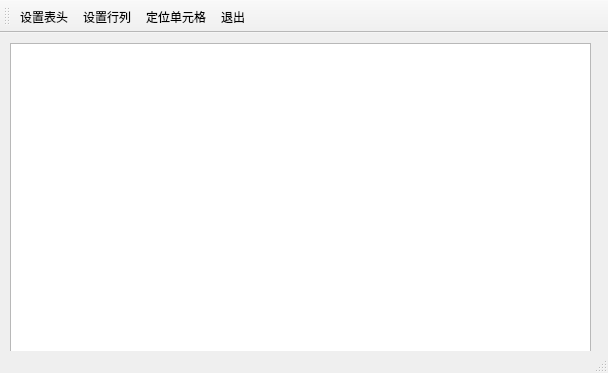
<?xml version="1.0" encoding="UTF-8"?>
<ui version="4.0">
 <class>TDialog</class>
 <widget class="QMainWindow" name="TDialog">
  <property name="geometry">
   <rect>
    <x>0</x>
    <y>0</y>
    <width>608</width>
    <height>373</height>
   </rect>
  </property>
  <property name="windowTitle">
   <string>TDialog</string>
  </property>
  <widget class="QWidget" name="centralwidget">
   <widget class="QTableView" name="tableView">
    <property name="geometry">
     <rect>
      <x>10</x>
      <y>10</y>
      <width>581</width>
      <height>321</height>
     </rect>
    </property>
   </widget>
  </widget>
  <widget class="QStatusBar" name="statusbar"/>
  <widget class="QToolBar" name="toolBar">
   <property name="windowTitle">
    <string>toolBar</string>
   </property>
   <property name="toolButtonStyle">
    <enum>Qt::ToolButtonTextBesideIcon</enum>
   </property>
   <attribute name="toolBarArea">
    <enum>TopToolBarArea</enum>
   </attribute>
   <attribute name="toolBarBreak">
    <bool>false</bool>
   </attribute>
   <addaction name="actionSetHeader"/>
   <addaction name="actionSetSize"/>
   <addaction name="actionLocate"/>
   <addaction name="actionQuit"/>
  </widget>
  <action name="actionSetHeader">
   <property name="icon">
    <iconset resource="res.qrc">
     <normaloff>:/icon/jurassic_font-paixu.svg</normaloff>:/icon/jurassic_font-paixu.svg</iconset>
   </property>
   <property name="text">
    <string>设置表头</string>
   </property>
  </action>
  <action name="actionSetSize">
   <property name="icon">
    <iconset resource="res.qrc">
     <normaloff>:/icon/tianjiahang.svg</normaloff>:/icon/tianjiahang.svg</iconset>
   </property>
   <property name="text">
    <string>设置行列</string>
   </property>
  </action>
  <action name="actionLocate">
   <property name="icon">
    <iconset resource="res.qrc">
     <normaloff>:/icon/insert.svg</normaloff>:/icon/insert.svg</iconset>
   </property>
   <property name="text">
    <string>定位单元格</string>
   </property>
  </action>
  <action name="actionQuit">
   <property name="icon">
    <iconset resource="res.qrc">
     <normaloff>:/icon/tuichu_2.svg</normaloff>:/icon/tuichu_2.svg</iconset>
   </property>
   <property name="text">
    <string>退出</string>
   </property>
  </action>
 </widget>
 <resources>
  <include location="res.qrc"/>
 </resources>
 <connections>
  <connection>
   <sender>actionQuit</sender>
   <signal>triggered()</signal>
   <receiver>TDialog</receiver>
   <slot>close()</slot>
   <hints>
    <hint type="sourcelabel">
     <x>-1</x>
     <y>-1</y>
    </hint>
    <hint type="destinationlabel">
     <x>303</x>
     <y>186</y>
    </hint>
   </hints>
  </connection>
 </connections>
</ui>
